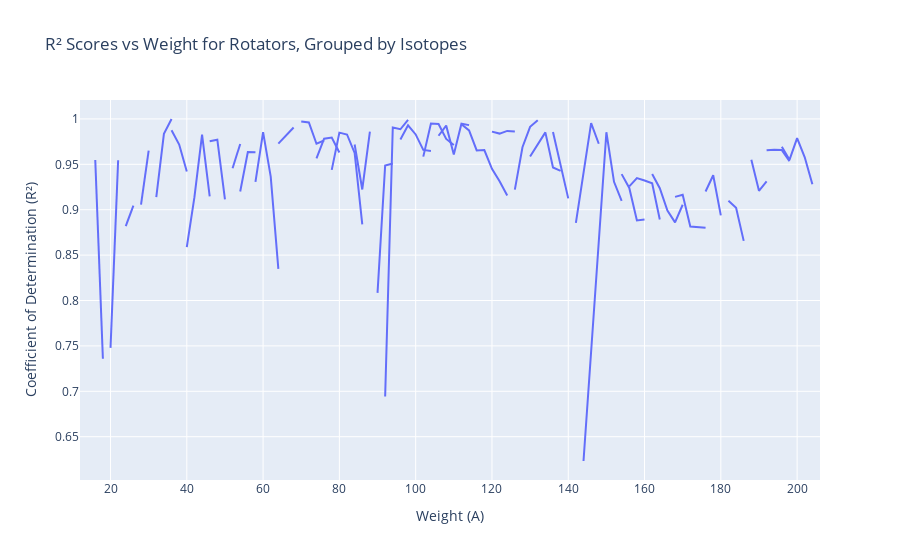
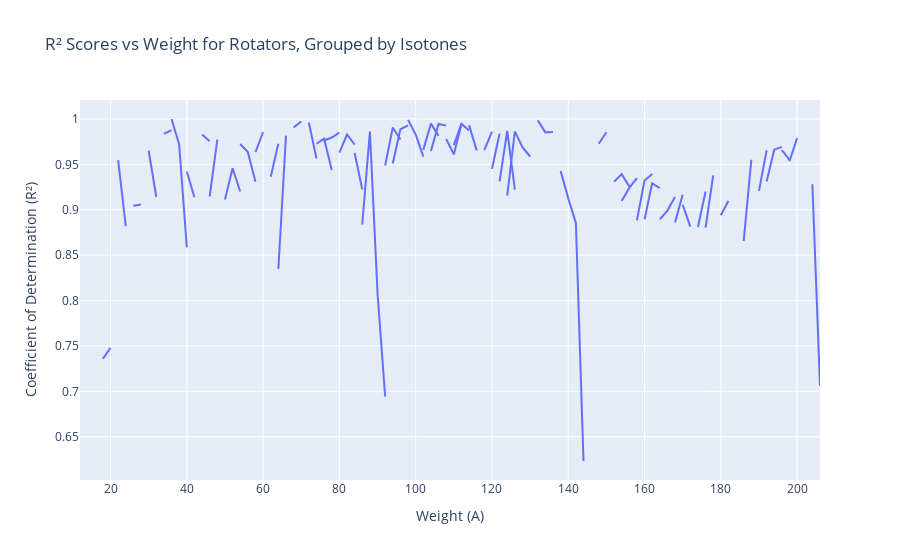

Source (notebook cell) for these figures, in order:
### Code cell
fig = px.line(get_best_r2(rotators, 0.5).reset_index(), 
                 x='a', 
                 y='r2', 
                 line_group='z',
                 title='R² Scores vs Weight for Rotators, Grouped by Isotopes',
                 labels={'a': 'Weight (A)', 
                        'r2': 'Coefficient of Determination (R²)',
                        'z': 'Atomic Number (Z)'})

fig.show()

fig = px.line(get_best_r2(rotators, 0.5).reset_index(), 
                 x='a', 
                 y='r2', 
                 line_group='n',
                 title='R² Scores vs Weight for Rotators, Grouped by Isotones',
                 labels={'a': 'Weight (A)', 
                        'r2': 'Coefficient of Determination (R²)',
                        'z': 'Atomic Number (Z)'})

fig.show()

### Figure 1 — Plotly figure (JSON) as saved in the notebook; plotly's stock layout.template omitted (floating-point values rounded to 4 significant figures)
{"data": [{"hovertemplate": "Atomic Number (Z)=6<br>Weight (A)=%{x}<br>Coefficient of Determination (R²)=%{y}<extra></extra>", "legendgroup": "", "line": {"color": "#636efa", "dash": "solid"}, "marker": {"symbol": "circle"}, "mode": "lines", "name": "", "orientation": "v", "showlegend": false, "type": "scatter", "x": [12], "xaxis": "x", "y": [0.9148], "yaxis": "y"}, {"hovertemplate": "Atomic Number (Z)=8<br>Weight (A)=%{x}<br>Coefficient of Determination (R²)=%{y}<extra></extra>", "legendgroup": "", "line": {"color": "#636efa", "dash": "solid"}, "marker": {"symbol": "circle"}, "mode": "lines", "name": "", "orientation": "v", "showlegend": false, "type": "scatter", "x": [16, 18], "xaxis": "x", "y": [0.9548, 0.7358], "yaxis": "y"}, {"hovertemplate": "Atomic Number (Z)=10<br>Weight (A)=%{x}<br>Coefficient of Determination (R²)=%{y}<extra></extra>", "legendgroup": "", "line": {"color": "#636efa", "dash": "solid"}, "marker": {"symbol": "circle"}, "mode": "lines", "name": "", "orientation": "v", "showlegend": false, "type": "scatter", "x": [20, 22], "xaxis": "x", "y": [0.7478, 0.9545], "yaxis": "y"}, {"hovertemplate": "Atomic Number (Z)=12<br>Weight (A)=%{x}<br>Coefficient of Determination (R²)=%{y}<extra></extra>", "legendgroup": "", "line": {"color": "#636efa", "dash": "solid"}, "marker": {"symbol": "circle"}, "mode": "lines", "name": "", "orientation": "v", "showlegend": false, "type": "scatter", "x": [24, 26], "xaxis": "x", "y": [0.882, 0.9045], "yaxis": "y"}, {"hovertemplate": "Atomic Number (Z)=14<br>Weight (A)=%{x}<br>Coefficient of Determination (R²)=%{y}<extra></extra>", "legendgroup": "", "line": {"color": "#636efa", "dash": "solid"}, "marker": {"symbol": "circle"}, "mode": "lines", "name": "", "orientation": "v", "showlegend": false, "type": "scatter", "x": [28, 30], "xaxis": "x", "y": [0.9056, 0.965], "yaxis": "y"}, {"hovertemplate": "Atomic Number (Z)=16<br>Weight (A)=%{x}<br>Coefficient of Determination (R²)=%{y}<extra></extra>", "legendgroup": "", "line": {"color": "#636efa", "dash": "solid"}, "marker": {"symbol": "circle"}, "mode": "lines", "name": "", "orientation": "v", "showlegend": false, "type": "scatter", "x": [32, 34, 36], "xaxis": "x", "y": [0.914, 0.9835, 0.9999], "yaxis": "y"}, {"hovertemplate": "Atomic Number (Z)=18<br>Weight (A)=%{x}<br>Coefficient of Determination (R²)=%{y}<extra></extra>", "legendgroup": "", "line": {"color": "#636efa", "dash": "solid"}, "marker": {"symbol": "circle"}, "mode": "lines", "name": "", "orientation": "v", "showlegend": false, "type": "scatter", "x": [36, 38, 40], "xaxis": "x", "y": [0.9876, 0.9717, 0.9421], "yaxis": "y"}, {"hovertemplate": "Atomic Number (Z)=20<br>Weight (A)=%{x}<br>Coefficient of Determination (R²)=%{y}<extra></extra>", "legendgroup": "", "line": {"color": "#636efa", "dash": "solid"}, "marker": {"symbol": "circle"}, "mode": "lines", "name": "", "orientation": "v", "showlegend": false, "type": "scatter", "x": [40, 42, 44, 46], "xaxis": "x", "y": [0.8587, 0.9137, 0.9828, 0.9147], "yaxis": "y"}, {"hovertemplate": "Atomic Number (Z)=22<br>Weight (A)=%{x}<br>Coefficient of Determination (R²)=%{y}<extra></extra>", "legendgroup": "", "line": {"color": "#636efa", "dash": "solid"}, "marker": {"symbol": "circle"}, "mode": "lines", "name": "", "orientation": "v", "showlegend": false, "type": "scatter", "x": [46, 48, 50], "xaxis": "x", "y": [0.9754, 0.9771, 0.9113], "yaxis": "y"}, {"hovertemplate": "Atomic Number (Z)=24<br>Weight (A)=%{x}<br>Coefficient of Determination (R²)=%{y}<extra></extra>", "legendgroup": "", "line": {"color": "#636efa", "dash": "solid"}, "marker": {"symbol": "circle"}, "mode": "lines", "name": "", "orientation": "v", "showlegend": false, "type": "scatter", "x": [52, 54], "xaxis": "x", "y": [0.9456, 0.9724], "yaxis": "y"}, {"hovertemplate": "Atomic Number (Z)=26<br>Weight (A)=%{x}<br>Coefficient of Determination (R²)=%{y}<extra></extra>", "legendgroup": "", "line": {"color": "#636efa", "dash": "solid"}, "marker": {"symbol": "circle"}, "mode": "lines", "name": "", "orientation": "v", "showlegend": false, "type": "scatter", "x": [54, 56, 58], "xaxis": "x", "y": [0.9201, 0.9635, 0.9633], "yaxis": "y"}, {"hovertemplate": "Atomic Number (Z)=28<br>Weight (A)=%{x}<br>Coefficient of Determination (R²)=%{y}<extra></extra>", "legendgroup": "", "line": {"color": "#636efa", "dash": "solid"}, "marker": {"symbol": "circle"}, "mode": "lines", "name": "", "orientation": "v", "showlegend": false, "type": "scatter", "x": [58, 60, 62, 64], "xaxis": "x", "y": [0.9307, 0.9854, 0.9364, 0.8348], "yaxis": "y"}, {"hovertemplate": "Atomic Number (Z)=30<br>Weight (A)=%{x}<br>Coefficient of Determination (R²)=%{y}<extra></extra>", "legendgroup": "", "line": {"color": "#636efa", "dash": "solid"}, "marker": {"symbol": "circle"}, "mode": "lines", "name": "", "orientation": "v", "showlegend": false, "type": "scatter", "x": [64, 66, 68], "xaxis": "x", "y": [0.9727, 0.9817, 0.9906], "yaxis": "y"}, {"hovertemplate": "Atomic Number (Z)=32<br>Weight (A)=%{x}<br>Coefficient of Determination (R²)=%{y}<extra></extra>", "legendgroup": "", "line": {"color": "#636efa", "dash": "solid"}, "marker": {"symbol": "circle"}, "mode": "lines", "name": "", "orientation": "v", "showlegend": false, "type": "scatter", "x": [70, 72, 74, 76], "xaxis": "x", "y": [0.9973, 0.9961, 0.9727, 0.9762], "yaxis": "y"}, {"hovertemplate": "Atomic Number (Z)=34<br>Weight (A)=%{x}<br>Coefficient of Determination (R²)=%{y}<extra></extra>", "legendgroup": "", "line": {"color": "#636efa", "dash": "solid"}, "marker": {"symbol": "circle"}, "mode": "lines", "name": "", "orientation": "v", "showlegend": false, "type": "scatter", "x": [74, 76, 78, 80], "xaxis": "x", "y": [0.9564, 0.9782, 0.9795, 0.963], "yaxis": "y"}, {"hovertemplate": "Atomic Number (Z)=36<br>Weight (A)=%{x}<br>Coefficient of Determination (R²)=%{y}<extra></extra>", "legendgroup": "", "line": {"color": "#636efa", "dash": "solid"}, "marker": {"symbol": "circle"}, "mode": "lines", "name": "", "orientation": "v", "showlegend": false, "type": "scatter", "x": [78, 80, 82, 84, 86], "xaxis": "x", "y": [0.9438, 0.9849, 0.9829, 0.9625, 0.8838], "yaxis": "y"}, {"hovertemplate": "Atomic Number (Z)=38<br>Weight (A)=%{x}<br>Coefficient of Determination (R²)=%{y}<extra></extra>", "legendgroup": "", "line": {"color": "#636efa", "dash": "solid"}, "marker": {"symbol": "circle"}, "mode": "lines", "name": "", "orientation": "v", "showlegend": false, "type": "scatter", "x": [84, 86, 88], "xaxis": "x", "y": [0.9718, 0.9223, 0.9861], "yaxis": "y"}, {"hovertemplate": "Atomic Number (Z)=40<br>Weight (A)=%{x}<br>Coefficient of Determination (R²)=%{y}<extra></extra>", "legendgroup": "", "line": {"color": "#636efa", "dash": "solid"}, "marker": {"symbol": "circle"}, "mode": "lines", "name": "", "orientation": "v", "showlegend": false, "type": "scatter", "x": [90, 92, 94], "xaxis": "x", "y": [0.8083, 0.9487, 0.9509], "yaxis": "y"}, {"hovertemplate": "Atomic Number (Z)=42<br>Weight (A)=%{x}<br>Coefficient of Determination (R²)=%{y}<extra></extra>", "legendgroup": "", "line": {"color": "#636efa", "dash": "solid"}, "marker": {"symbol": "circle"}, "mode": "lines", "name": "", "orientation": "v", "showlegend": false, "type": "scatter", "x": [92, 94, 96, 98], "xaxis": "x", "y": [0.6943, 0.9905, 0.9886, 0.999], "yaxis": "y"}, {"hovertemplate": "Atomic Number (Z)=44<br>Weight (A)=%{x}<br>Coefficient of Determination (R²)=%{y}<extra></extra>", "legendgroup": "", "line": {"color": "#636efa", "dash": "solid"}, "marker": {"symbol": "circle"}, "mode": "lines", "name": "", "orientation": "v", "showlegend": false, "type": "scatter", "x": [96, 98, 100, 102, 104], "xaxis": "x", "y": [0.9773, 0.9929, 0.9829, 0.9659, 0.9647], "yaxis": "y"}, {"hovertemplate": "Atomic Number (Z)=46<br>Weight (A)=%{x}<br>Coefficient of Determination (R²)=%{y}<extra></extra>", "legendgroup": "", "line": {"color": "#636efa", "dash": "solid"}, "marker": {"symbol": "circle"}, "mode": "lines", "name": "", "orientation": "v", "showlegend": false, "type": "scatter", "x": [102, 104, 106, 108, 110], "xaxis": "x", "y": [0.9585, 0.9948, 0.9944, 0.9779, 0.9712], "yaxis": "y"}, {"hovertemplate": "Atomic Number (Z)=48<br>Weight (A)=%{x}<br>Coefficient of Determination (R²)=%{y}<extra></extra>", "legendgroup": "", "line": {"color": "#636efa", "dash": "solid"}, "marker": {"symbol": "circle"}, "mode": "lines", "name": "", "orientation": "v", "showlegend": false, "type": "scatter", "x": [106, 108, 110, 112, 114], "xaxis": "x", "y": [0.9814, 0.9926, 0.9609, 0.9948, 0.9932], "yaxis": "y"}, {"hovertemplate": "Atomic Number (Z)=50<br>Weight (A)=%{x}<br>Coefficient of Determination (R²)=%{y}<extra></extra>", "legendgroup": "", "line": {"color": "#636efa", "dash": "solid"}, "marker": {"symbol": "circle"}, "mode": "lines", "name": "", "orientation": "v", "showlegend": false, "type": "scatter", "x": [112, 114, 116, 118, 120, 122, 124], "xaxis": "x", "y": [0.9942, 0.9873, 0.9653, 0.9656, 0.945, 0.9313, 0.9156], "yaxis": "y"}, {"hovertemplate": "Atomic Number (Z)=52<br>Weight (A)=%{x}<br>Coefficient of Determination (R²)=%{y}<extra></extra>", "legendgroup": "", "line": {"color": "#636efa", "dash": "solid"}, "marker": {"symbol": "circle"}, "mode": "lines", "name": "", "orientation": "v", "showlegend": false, "type": "scatter", "x": [120, 122, 124, 126], "xaxis": "x", "y": [0.986, 0.9838, 0.9868, 0.9862], "yaxis": "y"}, {"hovertemplate": "Atomic Number (Z)=54<br>Weight (A)=%{x}<br>Coefficient of Determination (R²)=%{y}<extra></extra>", "legendgroup": "", "line": {"color": "#636efa", "dash": "solid"}, "marker": {"symbol": "circle"}, "mode": "lines", "name": "", "orientation": "v", "showlegend": false, "type": "scatter", "x": [126, 128, 130, 132], "xaxis": "x", "y": [0.9221, 0.9688, 0.9913, 0.9986], "yaxis": "y"}, {"hovertemplate": "Atomic Number (Z)=56<br>Weight (A)=%{x}<br>Coefficient of Determination (R²)=%{y}<extra></extra>", "legendgroup": "", "line": {"color": "#636efa", "dash": "solid"}, "marker": {"symbol": "circle"}, "mode": "lines", "name": "", "orientation": "v", "showlegend": false, "type": "scatter", "x": [130, 134, 136, 138], "xaxis": "x", "y": [0.9586, 0.9852, 0.9465, 0.9428], "yaxis": "y"}, {"hovertemplate": "Atomic Number (Z)=58<br>Weight (A)=%{x}<br>Coefficient of Determination (R²)=%{y}<extra></extra>", "legendgroup": "", "line": {"color": "#636efa", "dash": "solid"}, "marker": {"symbol": "circle"}, "mode": "lines", "name": "", "orientation": "v", "showlegend": false, "type": "scatter", "x": [136, 140], "xaxis": "x", "y": [0.9856, 0.9125], "yaxis": "y"}, {"hovertemplate": "Atomic Number (Z)=60<br>Weight (A)=%{x}<br>Coefficient of Determination (R²)=%{y}<extra></extra>", "legendgroup": "", "line": {"color": "#636efa", "dash": "solid"}, "marker": {"symbol": "circle"}, "mode": "lines", "name": "", "orientation": "v", "showlegend": false, "type": "scatter", "x": [142, 146, 148], "xaxis": "x", "y": [0.8854, 0.9953, 0.9726], "yaxis": "y"}, {"hovertemplate": "Atomic Number (Z)=62<br>Weight (A)=%{x}<br>Coefficient of Determination (R²)=%{y}<extra></extra>", "legendgroup": "", "line": {"color": "#636efa", "dash": "solid"}, "marker": {"symbol": "circle"}, "mode": "lines", "name": "", "orientation": "v", "showlegend": false, "type": "scatter", "x": [144, 150, 152, 154], "xaxis": "x", "y": [0.6232, 0.9853, 0.9307, 0.9096], "yaxis": "y"}, {"hovertemplate": "Atomic Number (Z)=64<br>Weight (A)=%{x}<br>Coefficient of Determination (R²)=%{y}<extra></extra>", "legendgroup": "", "line": {"color": "#636efa", "dash": "solid"}, "marker": {"symbol": "circle"}, "mode": "lines", "name": "", "orientation": "v", "showlegend": false, "type": "scatter", "x": [154, 156, 158, 160], "xaxis": "x", "y": [0.9392, 0.924, 0.8882, 0.8893], "yaxis": "y"}, {"hovertemplate": "Atomic Number (Z)=66<br>Weight (A)=%{x}<br>Coefficient of Determination (R²)=%{y}<extra></extra>", "legendgroup": "", "line": {"color": "#636efa", "dash": "solid"}, "marker": {"symbol": "circle"}, "mode": "lines", "name": "", "orientation": "v", "showlegend": false, "type": "scatter", "x": [156, 158, 160, 162, 164], "xaxis": "x", "y": [0.9257, 0.9348, 0.9321, 0.9291, 0.8893], "yaxis": "y"}, {"hovertemplate": "Atomic Number (Z)=68<br>Weight (A)=%{x}<br>Coefficient of Determination (R²)=%{y}<extra></extra>", "legendgroup": "", "line": {"color": "#636efa", "dash": "solid"}, "marker": {"symbol": "circle"}, "mode": "lines", "name": "", "orientation": "v", "showlegend": false, "type": "scatter", "x": [162, 164, 166, 168, 170], "xaxis": "x", "y": [0.9393, 0.9237, 0.899, 0.886, 0.9055], "yaxis": "y"}, {"hovertemplate": "Atomic Number (Z)=70<br>Weight (A)=%{x}<br>Coefficient of Determination (R²)=%{y}<extra></extra>", "legendgroup": "", "line": {"color": "#636efa", "dash": "solid"}, "marker": {"symbol": "circle"}, "mode": "lines", "name": "", "orientation": "v", "showlegend": false, "type": "scatter", "x": [168, 170, 172, 174, 176], "xaxis": "x", "y": [0.9141, 0.9164, 0.8814, 0.881, 0.8802], "yaxis": "y"}, {"hovertemplate": "Atomic Number (Z)=72<br>Weight (A)=%{x}<br>Coefficient of Determination (R²)=%{y}<extra></extra>", "legendgroup": "", "line": {"color": "#636efa", "dash": "solid"}, "marker": {"symbol": "circle"}, "mode": "lines", "name": "", "orientation": "v", "showlegend": false, "type": "scatter", "x": [176, 178, 180], "xaxis": "x", "y": [0.92, 0.9379, 0.8938], "yaxis": "y"}, {"hovertemplate": "Atomic Number (Z)=74<br>Weight (A)=%{x}<br>Coefficient of Determination (R²)=%{y}<extra></extra>", "legendgroup": "", "line": {"color": "#636efa", "dash": "solid"}, "marker": {"symbol": "circle"}, "mode": "lines", "name": "", "orientation": "v", "showlegend": false, "type": "scatter", "x": [182, 184, 186], "xaxis": "x", "y": [0.9099, 0.9022, 0.8657], "yaxis": "y"}, {"hovertemplate": "Atomic Number (Z)=76<br>Weight (A)=%{x}<br>Coefficient of Determination (R²)=%{y}<extra></extra>", "legendgroup": "", "line": {"color": "#636efa", "dash": "solid"}, "marker": {"symbol": "circle"}, "mode": "lines", "name": "", "orientation": "v", "showlegend": false, "type": "scatter", "x": [188, 190, 192], "xaxis": "x", "y": [0.955, 0.9208, 0.9311], "yaxis": "y"}, {"hovertemplate": "Atomic Number (Z)=78<br>Weight (A)=%{x}<br>Coefficient of Determination (R²)=%{y}<extra></extra>", "legendgroup": "", "line": {"color": "#636efa", "dash": "solid"}, "marker": {"symbol": "circle"}, "mode": "lines", "name": "", "orientation": "v", "showlegend": false, "type": "scatter", "x": [192, 194, 196, 198], "xaxis": "x", "y": [0.9654, 0.9661, 0.9657, 0.9534], "yaxis": "y"}, {"hovertemplate": "Atomic Number (Z)=80<br>Weight (A)=%{x}<br>Coefficient of Determination (R²)=%{y}<extra></extra>", "legendgroup": "", "line": {"color": "#636efa", "dash": "solid"}, "marker": {"symbol": "circle"}, "mode": "lines", "name": "", "orientation": "v", "showlegend": false, "type": "scatter", "x": [196, 198, 200, 202, 204], "xaxis": "x", "y": [0.9692, 0.9549, 0.9789, 0.9578, 0.9281], "yaxis": "y"}, {"hovertemplate": "Atomic Number (Z)=82<br>Weight (A)=%{x}<br>Coefficient of Determination (R²)=%{y}<extra></extra>", "legendgroup": "", "line": {"color": "#636efa", "dash": "solid"}, "marker": {"symbol": "circle"}, "mode": "lines", "name": "", "orientation": "v", "showlegend": false, "type": "scatter", "x": [206], "xaxis": "x", "y": [0.706], "yaxis": "y"}], "layout": {"legend": {"tracegroupgap": 0}, "title": {"text": "R² Scores vs Weight for Rotators, Grouped by Isotopes"}, "xaxis": {"anchor": "y", "domain": [0, 1], "title": {"text": "Weight (A)"}}, "yaxis": {"anchor": "x", "domain": [0, 1], "title": {"text": "Coefficient of Determination (R²)"}}}}

### Figure 2 — Plotly figure (JSON) as saved in the notebook; plotly's stock layout.template omitted (floating-point values rounded to 4 significant figures)
{"data": [{"hovertemplate": "n=6<br>Weight (A)=%{x}<br>Coefficient of Determination (R²)=%{y}<extra></extra>", "legendgroup": "", "line": {"color": "#636efa", "dash": "solid"}, "marker": {"symbol": "circle"}, "mode": "lines", "name": "", "orientation": "v", "showlegend": false, "type": "scatter", "x": [12], "xaxis": "x", "y": [0.9148], "yaxis": "y"}, {"hovertemplate": "n=8<br>Weight (A)=%{x}<br>Coefficient of Determination (R²)=%{y}<extra></extra>", "legendgroup": "", "line": {"color": "#636efa", "dash": "solid"}, "marker": {"symbol": "circle"}, "mode": "lines", "name": "", "orientation": "v", "showlegend": false, "type": "scatter", "x": [16], "xaxis": "x", "y": [0.9548], "yaxis": "y"}, {"hovertemplate": "n=10<br>Weight (A)=%{x}<br>Coefficient of Determination (R²)=%{y}<extra></extra>", "legendgroup": "", "line": {"color": "#636efa", "dash": "solid"}, "marker": {"symbol": "circle"}, "mode": "lines", "name": "", "orientation": "v", "showlegend": false, "type": "scatter", "x": [18, 20], "xaxis": "x", "y": [0.7358, 0.7478], "yaxis": "y"}, {"hovertemplate": "n=12<br>Weight (A)=%{x}<br>Coefficient of Determination (R²)=%{y}<extra></extra>", "legendgroup": "", "line": {"color": "#636efa", "dash": "solid"}, "marker": {"symbol": "circle"}, "mode": "lines", "name": "", "orientation": "v", "showlegend": false, "type": "scatter", "x": [22, 24], "xaxis": "x", "y": [0.9545, 0.882], "yaxis": "y"}, {"hovertemplate": "n=14<br>Weight (A)=%{x}<br>Coefficient of Determination (R²)=%{y}<extra></extra>", "legendgroup": "", "line": {"color": "#636efa", "dash": "solid"}, "marker": {"symbol": "circle"}, "mode": "lines", "name": "", "orientation": "v", "showlegend": false, "type": "scatter", "x": [26, 28], "xaxis": "x", "y": [0.9045, 0.9056], "yaxis": "y"}, {"hovertemplate": "n=16<br>Weight (A)=%{x}<br>Coefficient of Determination (R²)=%{y}<extra></extra>", "legendgroup": "", "line": {"color": "#636efa", "dash": "solid"}, "marker": {"symbol": "circle"}, "mode": "lines", "name": "", "orientation": "v", "showlegend": false, "type": "scatter", "x": [30, 32], "xaxis": "x", "y": [0.965, 0.914], "yaxis": "y"}, {"hovertemplate": "n=18<br>Weight (A)=%{x}<br>Coefficient of Determination (R²)=%{y}<extra></extra>", "legendgroup": "", "line": {"color": "#636efa", "dash": "solid"}, "marker": {"symbol": "circle"}, "mode": "lines", "name": "", "orientation": "v", "showlegend": false, "type": "scatter", "x": [34, 36], "xaxis": "x", "y": [0.9835, 0.9876], "yaxis": "y"}, {"hovertemplate": "n=20<br>Weight (A)=%{x}<br>Coefficient of Determination (R²)=%{y}<extra></extra>", "legendgroup": "", "line": {"color": "#636efa", "dash": "solid"}, "marker": {"symbol": "circle"}, "mode": "lines", "name": "", "orientation": "v", "showlegend": false, "type": "scatter", "x": [36, 38, 40], "xaxis": "x", "y": [0.9999, 0.9717, 0.8587], "yaxis": "y"}, {"hovertemplate": "n=22<br>Weight (A)=%{x}<br>Coefficient of Determination (R²)=%{y}<extra></extra>", "legendgroup": "", "line": {"color": "#636efa", "dash": "solid"}, "marker": {"symbol": "circle"}, "mode": "lines", "name": "", "orientation": "v", "showlegend": false, "type": "scatter", "x": [40, 42], "xaxis": "x", "y": [0.9421, 0.9137], "yaxis": "y"}, {"hovertemplate": "n=24<br>Weight (A)=%{x}<br>Coefficient of Determination (R²)=%{y}<extra></extra>", "legendgroup": "", "line": {"color": "#636efa", "dash": "solid"}, "marker": {"symbol": "circle"}, "mode": "lines", "name": "", "orientation": "v", "showlegend": false, "type": "scatter", "x": [44, 46], "xaxis": "x", "y": [0.9828, 0.9754], "yaxis": "y"}, {"hovertemplate": "n=26<br>Weight (A)=%{x}<br>Coefficient of Determination (R²)=%{y}<extra></extra>", "legendgroup": "", "line": {"color": "#636efa", "dash": "solid"}, "marker": {"symbol": "circle"}, "mode": "lines", "name": "", "orientation": "v", "showlegend": false, "type": "scatter", "x": [46, 48], "xaxis": "x", "y": [0.9147, 0.9771], "yaxis": "y"}, {"hovertemplate": "n=28<br>Weight (A)=%{x}<br>Coefficient of Determination (R²)=%{y}<extra></extra>", "legendgroup": "", "line": {"color": "#636efa", "dash": "solid"}, "marker": {"symbol": "circle"}, "mode": "lines", "name": "", "orientation": "v", "showlegend": false, "type": "scatter", "x": [50, 52, 54], "xaxis": "x", "y": [0.9113, 0.9456, 0.9201], "yaxis": "y"}, {"hovertemplate": "n=30<br>Weight (A)=%{x}<br>Coefficient of Determination (R²)=%{y}<extra></extra>", "legendgroup": "", "line": {"color": "#636efa", "dash": "solid"}, "marker": {"symbol": "circle"}, "mode": "lines", "name": "", "orientation": "v", "showlegend": false, "type": "scatter", "x": [54, 56, 58], "xaxis": "x", "y": [0.9724, 0.9635, 0.9307], "yaxis": "y"}, {"hovertemplate": "n=32<br>Weight (A)=%{x}<br>Coefficient of Determination (R²)=%{y}<extra></extra>", "legendgroup": "", "line": {"color": "#636efa", "dash": "solid"}, "marker": {"symbol": "circle"}, "mode": "lines", "name": "", "orientation": "v", "showlegend": false, "type": "scatter", "x": [58, 60], "xaxis": "x", "y": [0.9633, 0.9854], "yaxis": "y"}, {"hovertemplate": "n=34<br>Weight (A)=%{x}<br>Coefficient of Determination (R²)=%{y}<extra></extra>", "legendgroup": "", "line": {"color": "#636efa", "dash": "solid"}, "marker": {"symbol": "circle"}, "mode": "lines", "name": "", "orientation": "v", "showlegend": false, "type": "scatter", "x": [62, 64], "xaxis": "x", "y": [0.9364, 0.9727], "yaxis": "y"}, {"hovertemplate": "n=36<br>Weight (A)=%{x}<br>Coefficient of Determination (R²)=%{y}<extra></extra>", "legendgroup": "", "line": {"color": "#636efa", "dash": "solid"}, "marker": {"symbol": "circle"}, "mode": "lines", "name": "", "orientation": "v", "showlegend": false, "type": "scatter", "x": [64, 66], "xaxis": "x", "y": [0.8348, 0.9817], "yaxis": "y"}, {"hovertemplate": "n=38<br>Weight (A)=%{x}<br>Coefficient of Determination (R²)=%{y}<extra></extra>", "legendgroup": "", "line": {"color": "#636efa", "dash": "solid"}, "marker": {"symbol": "circle"}, "mode": "lines", "name": "", "orientation": "v", "showlegend": false, "type": "scatter", "x": [68, 70], "xaxis": "x", "y": [0.9906, 0.9973], "yaxis": "y"}, {"hovertemplate": "n=40<br>Weight (A)=%{x}<br>Coefficient of Determination (R²)=%{y}<extra></extra>", "legendgroup": "", "line": {"color": "#636efa", "dash": "solid"}, "marker": {"symbol": "circle"}, "mode": "lines", "name": "", "orientation": "v", "showlegend": false, "type": "scatter", "x": [72, 74], "xaxis": "x", "y": [0.9961, 0.9564], "yaxis": "y"}, {"hovertemplate": "n=42<br>Weight (A)=%{x}<br>Coefficient of Determination (R²)=%{y}<extra></extra>", "legendgroup": "", "line": {"color": "#636efa", "dash": "solid"}, "marker": {"symbol": "circle"}, "mode": "lines", "name": "", "orientation": "v", "showlegend": false, "type": "scatter", "x": [74, 76, 78], "xaxis": "x", "y": [0.9727, 0.9782, 0.9438], "yaxis": "y"}, {"hovertemplate": "n=44<br>Weight (A)=%{x}<br>Coefficient of Determination (R²)=%{y}<extra></extra>", "legendgroup": "", "line": {"color": "#636efa", "dash": "solid"}, "marker": {"symbol": "circle"}, "mode": "lines", "name": "", "orientation": "v", "showlegend": false, "type": "scatter", "x": [76, 78, 80], "xaxis": "x", "y": [0.9762, 0.9795, 0.9849], "yaxis": "y"}, {"hovertemplate": "n=46<br>Weight (A)=%{x}<br>Coefficient of Determination (R²)=%{y}<extra></extra>", "legendgroup": "", "line": {"color": "#636efa", "dash": "solid"}, "marker": {"symbol": "circle"}, "mode": "lines", "name": "", "orientation": "v", "showlegend": false, "type": "scatter", "x": [80, 82, 84], "xaxis": "x", "y": [0.963, 0.9829, 0.9718], "yaxis": "y"}, {"hovertemplate": "n=48<br>Weight (A)=%{x}<br>Coefficient of Determination (R²)=%{y}<extra></extra>", "legendgroup": "", "line": {"color": "#636efa", "dash": "solid"}, "marker": {"symbol": "circle"}, "mode": "lines", "name": "", "orientation": "v", "showlegend": false, "type": "scatter", "x": [84, 86], "xaxis": "x", "y": [0.9625, 0.9223], "yaxis": "y"}, {"hovertemplate": "n=50<br>Weight (A)=%{x}<br>Coefficient of Determination (R²)=%{y}<extra></extra>", "legendgroup": "", "line": {"color": "#636efa", "dash": "solid"}, "marker": {"symbol": "circle"}, "mode": "lines", "name": "", "orientation": "v", "showlegend": false, "type": "scatter", "x": [86, 88, 90, 92], "xaxis": "x", "y": [0.8838, 0.9861, 0.8083, 0.6943], "yaxis": "y"}, {"hovertemplate": "n=52<br>Weight (A)=%{x}<br>Coefficient of Determination (R²)=%{y}<extra></extra>", "legendgroup": "", "line": {"color": "#636efa", "dash": "solid"}, "marker": {"symbol": "circle"}, "mode": "lines", "name": "", "orientation": "v", "showlegend": false, "type": "scatter", "x": [92, 94, 96], "xaxis": "x", "y": [0.9487, 0.9905, 0.9773], "yaxis": "y"}, {"hovertemplate": "n=54<br>Weight (A)=%{x}<br>Coefficient of Determination (R²)=%{y}<extra></extra>", "legendgroup": "", "line": {"color": "#636efa", "dash": "solid"}, "marker": {"symbol": "circle"}, "mode": "lines", "name": "", "orientation": "v", "showlegend": false, "type": "scatter", "x": [94, 96, 98], "xaxis": "x", "y": [0.9509, 0.9886, 0.9929], "yaxis": "y"}, {"hovertemplate": "n=56<br>Weight (A)=%{x}<br>Coefficient of Determination (R²)=%{y}<extra></extra>", "legendgroup": "", "line": {"color": "#636efa", "dash": "solid"}, "marker": {"symbol": "circle"}, "mode": "lines", "name": "", "orientation": "v", "showlegend": false, "type": "scatter", "x": [98, 100, 102], "xaxis": "x", "y": [0.999, 0.9829, 0.9585], "yaxis": "y"}, {"hovertemplate": "n=58<br>Weight (A)=%{x}<br>Coefficient of Determination (R²)=%{y}<extra></extra>", "legendgroup": "", "line": {"color": "#636efa", "dash": "solid"}, "marker": {"symbol": "circle"}, "mode": "lines", "name": "", "orientation": "v", "showlegend": false, "type": "scatter", "x": [102, 104, 106], "xaxis": "x", "y": [0.9659, 0.9948, 0.9814], "yaxis": "y"}, {"hovertemplate": "n=60<br>Weight (A)=%{x}<br>Coefficient of Determination (R²)=%{y}<extra></extra>", "legendgroup": "", "line": {"color": "#636efa", "dash": "solid"}, "marker": {"symbol": "circle"}, "mode": "lines", "name": "", "orientation": "v", "showlegend": false, "type": "scatter", "x": [104, 106, 108], "xaxis": "x", "y": [0.9647, 0.9944, 0.9926], "yaxis": "y"}, {"hovertemplate": "n=62<br>Weight (A)=%{x}<br>Coefficient of Determination (R²)=%{y}<extra></extra>", "legendgroup": "", "line": {"color": "#636efa", "dash": "solid"}, "marker": {"symbol": "circle"}, "mode": "lines", "name": "", "orientation": "v", "showlegend": false, "type": "scatter", "x": [108, 110, 112], "xaxis": "x", "y": [0.9779, 0.9609, 0.9942], "yaxis": "y"}, {"hovertemplate": "n=64<br>Weight (A)=%{x}<br>Coefficient of Determination (R²)=%{y}<extra></extra>", "legendgroup": "", "line": {"color": "#636efa", "dash": "solid"}, "marker": {"symbol": "circle"}, "mode": "lines", "name": "", "orientation": "v", "showlegend": false, "type": "scatter", "x": [110, 112, 114], "xaxis": "x", "y": [0.9712, 0.9948, 0.9873], "yaxis": "y"}, {"hovertemplate": "n=66<br>Weight (A)=%{x}<br>Coefficient of Determination (R²)=%{y}<extra></extra>", "legendgroup": "", "line": {"color": "#636efa", "dash": "solid"}, "marker": {"symbol": "circle"}, "mode": "lines", "name": "", "orientation": "v", "showlegend": false, "type": "scatter", "x": [114, 116], "xaxis": "x", "y": [0.9932, 0.9653], "yaxis": "y"}, {"hovertemplate": "n=68<br>Weight (A)=%{x}<br>Coefficient of Determination (R²)=%{y}<extra></extra>", "legendgroup": "", "line": {"color": "#636efa", "dash": "solid"}, "marker": {"symbol": "circle"}, "mode": "lines", "name": "", "orientation": "v", "showlegend": false, "type": "scatter", "x": [118, 120], "xaxis": "x", "y": [0.9656, 0.986], "yaxis": "y"}, {"hovertemplate": "n=70<br>Weight (A)=%{x}<br>Coefficient of Determination (R²)=%{y}<extra></extra>", "legendgroup": "", "line": {"color": "#636efa", "dash": "solid"}, "marker": {"symbol": "circle"}, "mode": "lines", "name": "", "orientation": "v", "showlegend": false, "type": "scatter", "x": [120, 122], "xaxis": "x", "y": [0.945, 0.9838], "yaxis": "y"}, {"hovertemplate": "n=72<br>Weight (A)=%{x}<br>Coefficient of Determination (R²)=%{y}<extra></extra>", "legendgroup": "", "line": {"color": "#636efa", "dash": "solid"}, "marker": {"symbol": "circle"}, "mode": "lines", "name": "", "orientation": "v", "showlegend": false, "type": "scatter", "x": [122, 124, 126], "xaxis": "x", "y": [0.9313, 0.9868, 0.9221], "yaxis": "y"}, {"hovertemplate": "n=74<br>Weight (A)=%{x}<br>Coefficient of Determination (R²)=%{y}<extra></extra>", "legendgroup": "", "line": {"color": "#636efa", "dash": "solid"}, "marker": {"symbol": "circle"}, "mode": "lines", "name": "", "orientation": "v", "showlegend": false, "type": "scatter", "x": [124, 126, 128, 130], "xaxis": "x", "y": [0.9156, 0.9862, 0.9688, 0.9586], "yaxis": "y"}, {"hovertemplate": "n=76<br>Weight (A)=%{x}<br>Coefficient of Determination (R²)=%{y}<extra></extra>", "legendgroup": "", "line": {"color": "#636efa", "dash": "solid"}, "marker": {"symbol": "circle"}, "mode": "lines", "name": "", "orientation": "v", "showlegend": false, "type": "scatter", "x": [130], "xaxis": "x", "y": [0.9913], "yaxis": "y"}, {"hovertemplate": "n=78<br>Weight (A)=%{x}<br>Coefficient of Determination (R²)=%{y}<extra></extra>", "legendgroup": "", "line": {"color": "#636efa", "dash": "solid"}, "marker": {"symbol": "circle"}, "mode": "lines", "name": "", "orientation": "v", "showlegend": false, "type": "scatter", "x": [132, 134, 136], "xaxis": "x", "y": [0.9986, 0.9852, 0.9856], "yaxis": "y"}, {"hovertemplate": "n=80<br>Weight (A)=%{x}<br>Coefficient of Determination (R²)=%{y}<extra></extra>", "legendgroup": "", "line": {"color": "#636efa", "dash": "solid"}, "marker": {"symbol": "circle"}, "mode": "lines", "name": "", "orientation": "v", "showlegend": false, "type": "scatter", "x": [136], "xaxis": "x", "y": [0.9465], "yaxis": "y"}, {"hovertemplate": "n=82<br>Weight (A)=%{x}<br>Coefficient of Determination (R²)=%{y}<extra></extra>", "legendgroup": "", "line": {"color": "#636efa", "dash": "solid"}, "marker": {"symbol": "circle"}, "mode": "lines", "name": "", "orientation": "v", "showlegend": false, "type": "scatter", "x": [138, 140, 142, 144], "xaxis": "x", "y": [0.9428, 0.9125, 0.8854, 0.6232], "yaxis": "y"}, {"hovertemplate": "n=86<br>Weight (A)=%{x}<br>Coefficient of Determination (R²)=%{y}<extra></extra>", "legendgroup": "", "line": {"color": "#636efa", "dash": "solid"}, "marker": {"symbol": "circle"}, "mode": "lines", "name": "", "orientation": "v", "showlegend": false, "type": "scatter", "x": [146], "xaxis": "x", "y": [0.9953], "yaxis": "y"}, {"hovertemplate": "n=88<br>Weight (A)=%{x}<br>Coefficient of Determination (R²)=%{y}<extra></extra>", "legendgroup": "", "line": {"color": "#636efa", "dash": "solid"}, "marker": {"symbol": "circle"}, "mode": "lines", "name": "", "orientation": "v", "showlegend": false, "type": "scatter", "x": [148, 150], "xaxis": "x", "y": [0.9726, 0.9853], "yaxis": "y"}, {"hovertemplate": "n=90<br>Weight (A)=%{x}<br>Coefficient of Determination (R²)=%{y}<extra></extra>", "legendgroup": "", "line": {"color": "#636efa", "dash": "solid"}, "marker": {"symbol": "circle"}, "mode": "lines", "name": "", "orientation": "v", "showlegend": false, "type": "scatter", "x": [152, 154, 156], "xaxis": "x", "y": [0.9307, 0.9392, 0.9257], "yaxis": "y"}, {"hovertemplate": "n=92<br>Weight (A)=%{x}<br>Coefficient of Determination (R²)=%{y}<extra></extra>", "legendgroup": "", "line": {"color": "#636efa", "dash": "solid"}, "marker": {"symbol": "circle"}, "mode": "lines", "name": "", "orientation": "v", "showlegend": false, "type": "scatter", "x": [154, 156, 158], "xaxis": "x", "y": [0.9096, 0.924, 0.9348], "yaxis": "y"}, {"hovertemplate": "n=94<br>Weight (A)=%{x}<br>Coefficient of Determination (R²)=%{y}<extra></extra>", "legendgroup": "", "line": {"color": "#636efa", "dash": "solid"}, "marker": {"symbol": "circle"}, "mode": "lines", "name": "", "orientation": "v", "showlegend": false, "type": "scatter", "x": [158, 160, 162], "xaxis": "x", "y": [0.8882, 0.9321, 0.9393], "yaxis": "y"}, {"hovertemplate": "n=96<br>Weight (A)=%{x}<br>Coefficient of Determination (R²)=%{y}<extra></extra>", "legendgroup": "", "line": {"color": "#636efa", "dash": "solid"}, "marker": {"symbol": "circle"}, "mode": "lines", "name": "", "orientation": "v", "showlegend": false, "type": "scatter", "x": [160, 162, 164], "xaxis": "x", "y": [0.8893, 0.9291, 0.9237], "yaxis": "y"}, {"hovertemplate": "n=98<br>Weight (A)=%{x}<br>Coefficient of Determination (R²)=%{y}<extra></extra>", "legendgroup": "", "line": {"color": "#636efa", "dash": "solid"}, "marker": {"symbol": "circle"}, "mode": "lines", "name": "", "orientation": "v", "showlegend": false, "type": "scatter", "x": [164, 166, 168], "xaxis": "x", "y": [0.8893, 0.899, 0.9141], "yaxis": "y"}, {"hovertemplate": "n=100<br>Weight (A)=%{x}<br>Coefficient of Determination (R²)=%{y}<extra></extra>", "legendgroup": "", "line": {"color": "#636efa", "dash": "solid"}, "marker": {"symbol": "circle"}, "mode": "lines", "name": "", "orientation": "v", "showlegend": false, "type": "scatter", "x": [168, 170], "xaxis": "x", "y": [0.886, 0.9164], "yaxis": "y"}, {"hovertemplate": "n=102<br>Weight (A)=%{x}<br>Coefficient of Determination (R²)=%{y}<extra></extra>", "legendgroup": "", "line": {"color": "#636efa", "dash": "solid"}, "marker": {"symbol": "circle"}, "mode": "lines", "name": "", "orientation": "v", "showlegend": false, "type": "scatter", "x": [170, 172], "xaxis": "x", "y": [0.9055, 0.8814], "yaxis": "y"}, {"hovertemplate": "n=104<br>Weight (A)=%{x}<br>Coefficient of Determination (R²)=%{y}<extra></extra>", "legendgroup": "", "line": {"color": "#636efa", "dash": "solid"}, "marker": {"symbol": "circle"}, "mode": "lines", "name": "", "orientation": "v", "showlegend": false, "type": "scatter", "x": [174, 176], "xaxis": "x", "y": [0.881, 0.92], "yaxis": "y"}, {"hovertemplate": "n=106<br>Weight (A)=%{x}<br>Coefficient of Determination (R²)=%{y}<extra></extra>", "legendgroup": "", "line": {"color": "#636efa", "dash": "solid"}, "marker": {"symbol": "circle"}, "mode": "lines", "name": "", "orientation": "v", "showlegend": false, "type": "scatter", "x": [176, 178], "xaxis": "x", "y": [0.8802, 0.9379], "yaxis": "y"}, {"hovertemplate": "n=108<br>Weight (A)=%{x}<br>Coefficient of Determination (R²)=%{y}<extra></extra>", "legendgroup": "", "line": {"color": "#636efa", "dash": "solid"}, "marker": {"symbol": "circle"}, "mode": "lines", "name": "", "orientation": "v", "showlegend": false, "type": "scatter", "x": [180, 182], "xaxis": "x", "y": [0.8938, 0.9099], "yaxis": "y"}, {"hovertemplate": "n=110<br>Weight (A)=%{x}<br>Coefficient of Determination (R²)=%{y}<extra></extra>", "legendgroup": "", "line": {"color": "#636efa", "dash": "solid"}, "marker": {"symbol": "circle"}, "mode": "lines", "name": "", "orientation": "v", "showlegend": false, "type": "scatter", "x": [184], "xaxis": "x", "y": [0.9022], "yaxis": "y"}, {"hovertemplate": "n=112<br>Weight (A)=%{x}<br>Coefficient of Determination (R²)=%{y}<extra></extra>", "legendgroup": "", "line": {"color": "#636efa", "dash": "solid"}, "marker": {"symbol": "circle"}, "mode": "lines", "name": "", "orientation": "v", "showlegend": false, "type": "scatter", "x": [186, 188], "xaxis": "x", "y": [0.8657, 0.955], "yaxis": "y"}, {"hovertemplate": "n=114<br>Weight (A)=%{x}<br>Coefficient of Determination (R²)=%{y}<extra></extra>", "legendgroup": "", "line": {"color": "#636efa", "dash": "solid"}, "marker": {"symbol": "circle"}, "mode": "lines", "name": "", "orientation": "v", "showlegend": false, "type": "scatter", "x": [190, 192], "xaxis": "x", "y": [0.9208, 0.9654], "yaxis": "y"}, {"hovertemplate": "n=116<br>Weight (A)=%{x}<br>Coefficient of Determination (R²)=%{y}<extra></extra>", "legendgroup": "", "line": {"color": "#636efa", "dash": "solid"}, "marker": {"symbol": "circle"}, "mode": "lines", "name": "", "orientation": "v", "showlegend": false, "type": "scatter", "x": [192, 194, 196], "xaxis": "x", "y": [0.9311, 0.9661, 0.9692], "yaxis": "y"}, {"hovertemplate": "n=118<br>Weight (A)=%{x}<br>Coefficient of Determination (R²)=%{y}<extra></extra>", "legendgroup": "", "line": {"color": "#636efa", "dash": "solid"}, "marker": {"symbol": "circle"}, "mode": "lines", "name": "", "orientation": "v", "showlegend": false, "type": "scatter", "x": [196, 198], "xaxis": "x", "y": [0.9657, 0.9549], "yaxis": "y"}, {"hovertemplate": "n=120<br>Weight (A)=%{x}<br>Coefficient of Determination (R²)=%{y}<extra></extra>", "legendgroup": "", "line": {"color": "#636efa", "dash": "solid"}, "marker": {"symbol": "circle"}, "mode": "lines", "name": "", "orientation": "v", "showlegend": false, "type": "scatter", "x": [198, 200], "xaxis": "x", "y": [0.9534, 0.9789], "yaxis": "y"}, {"hovertemplate": "n=122<br>Weight (A)=%{x}<br>Coefficient of Determination (R²)=%{y}<extra></extra>", "legendgroup": "", "line": {"color": "#636efa", "dash": "solid"}, "marker": {"symbol": "circle"}, "mode": "lines", "name": "", "orientation": "v", "showlegend": false, "type": "scatter", "x": [202], "xaxis": "x", "y": [0.9578], "yaxis": "y"}, {"hovertemplate": "n=124<br>Weight (A)=%{x}<br>Coefficient of Determination (R²)=%{y}<extra></extra>", "legendgroup": "", "line": {"color": "#636efa", "dash": "solid"}, "marker": {"symbol": "circle"}, "mode": "lines", "name": "", "orientation": "v", "showlegend": false, "type": "scatter", "x": [204, 206], "xaxis": "x", "y": [0.9281, 0.706], "yaxis": "y"}], "layout": {"legend": {"tracegroupgap": 0}, "title": {"text": "R² Scores vs Weight for Rotators, Grouped by Isotones"}, "xaxis": {"anchor": "y", "domain": [0, 1], "title": {"text": "Weight (A)"}}, "yaxis": {"anchor": "x", "domain": [0, 1], "title": {"text": "Coefficient of Determination (R²)"}}}}
